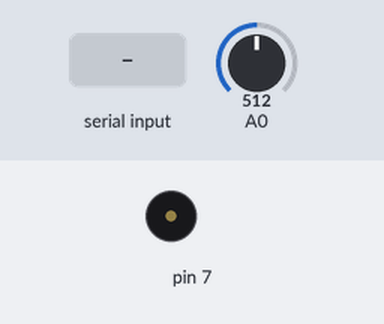
Recording of a sketch running on a simulated Arduino Uno, built with avr-gcc and run on an emulated ATmega328P. On the bench: buzzer (waves = sounding). Inputs (shaded band) come from the test bench; at power-on: A0 = 512. What the sketch prints to the serial monitor is not drawn.

Above: at 1.2 s.
1.3 s: "a" received over the second serial link
At 1.5 s:
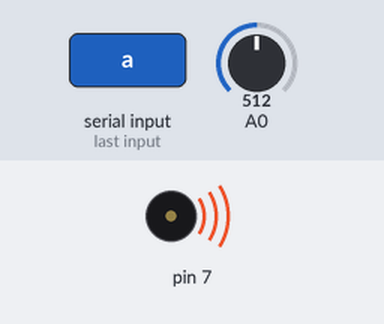
4.3 s: "b" received over the second serial link
Timing chart, 0 to 7.3 s (numbered marks = the images above; inputs shaded):
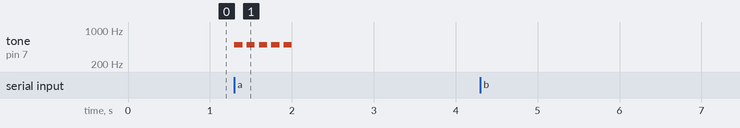

The sketch:

bluetooth_test_3.ino
```cpp
#include <SoftwareSerial.h>

SoftwareSerial BluetoothSerial(2,3);

char data;


void setup() {
  pinMode(7,OUTPUT);
  Serial.begin(9600);
  BluetoothSerial.begin(9600);

}

void loop() {
  if(BluetoothSerial.available() > 0)
  {
    data = BluetoothSerial.read();

    switch(data)
    {
      case 'a':
        for(int i=0; i< 5; i++){
          tone(7,500);
          delay(100);
          noTone(7);
          delay(50);
        }
        break;

      case 'b':

        while(BluetoothSerial.read() != 'c')
        {
          float sampledData = analogRead(A0) * (5.0/1023.0);
          BluetoothSerial.println(sampledData); // sending to bluetooth
          Serial.println(sampledData); // sending to computer serial port
          delay(25);
        }
        while(BluetoothSerial.read() == 'c'){
          tone(7,500);
          delay(100);
          noTone(7);
        }

        break;


    }

  }

}
```

Measured:
- after the input at 1.3 s, tone on pin 7: alternates 500 Hz for 0.10 s and silent for 0.05 s, 10 changes in all, then stays silent, starting at once
- after the input at 4.3 s, every drawn part: stays the same
